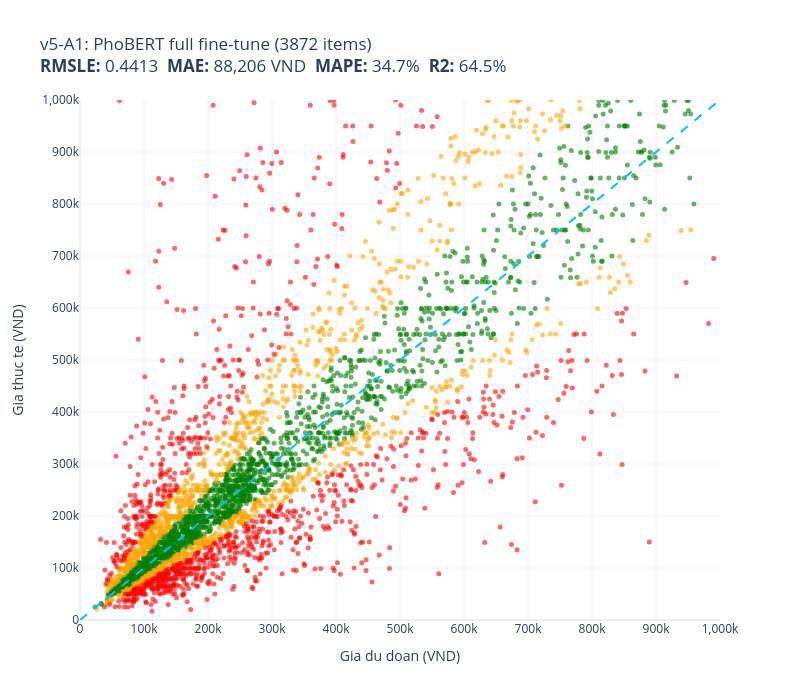
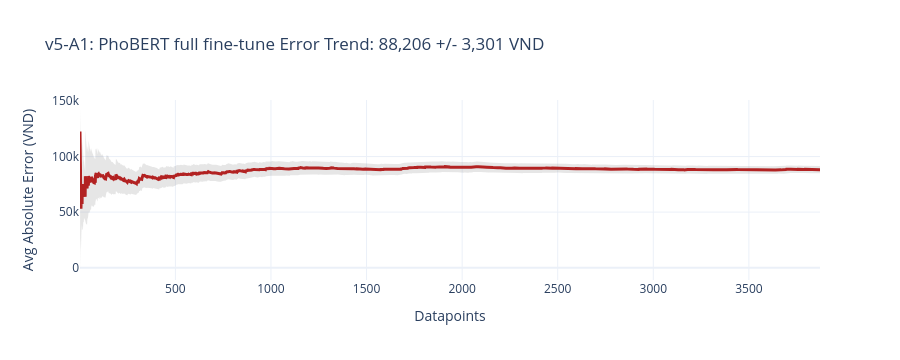
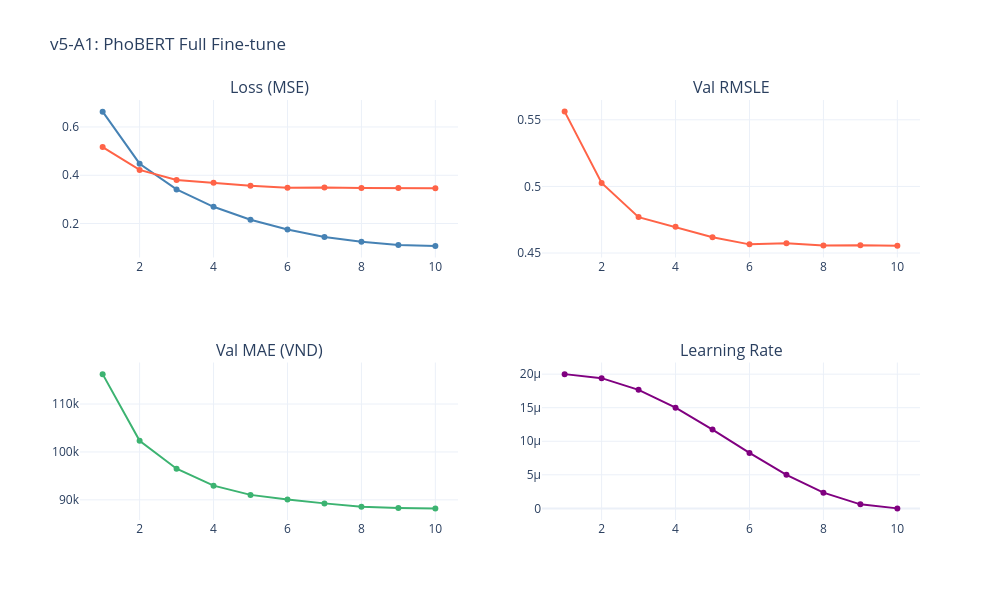

Notebook source saved alongside these figures, in order:
### Code cell
pred_a1_val = predict_phobert(model_a1, phobert_enc_val, y_mean_a1, y_std_a1, DEVICE)
pred_a1_test = predict_phobert(model_a1, phobert_enc_test, y_mean_a1, y_std_a1, DEVICE)
ALL_PREDS_VAL["v5-A1"] = pred_a1_val
ALL_PREDS_TEST["v5-A1"] = pred_a1_test

evaluate_and_store(test_prices, pred_a1_test, "v5-A1: PhoBERT full fine-tune", test_names)
if hist_a1:
    plot_phobert_history(hist_a1, "v5-A1: PhoBERT Full Fine-tune")

# Free GPU for A2
model_a1.cpu()
torch.cuda.empty_cache()


# ============================================================
# v5-A2: PhoBERT + LoRA
# ============================================================

### Figure 1 — Plotly figure (JSON) as saved in the notebook; plotly's stock layout.template omitted (floating-point values rounded to 4 significant figures; data arrays with more than 128 entries replaced by an {"elided": "..."} marker saying what was removed)
{"data": [{"customdata": {"elided": "1716x1 str values"}, "hovertemplate": "%{customdata[0]}<extra></extra>", "marker": {"color": "green", "opacity": 0.6, "size": 5}, "mode": "markers", "name": "green", "type": "scatter", "x": {"elided": "1716 float values"}, "y": {"elided": "1716 float values"}}, {"customdata": {"elided": "1075x1 str values"}, "hovertemplate": "%{customdata[0]}<extra></extra>", "marker": {"color": "orange", "opacity": 0.6, "size": 5}, "mode": "markers", "name": "orange", "type": "scatter", "x": {"elided": "1075 float values"}, "y": {"elided": "1075 float values"}}, {"customdata": {"elided": "1081x1 str values"}, "hovertemplate": "%{customdata[0]}<extra></extra>", "marker": {"color": "red", "opacity": 0.6, "size": 5}, "mode": "markers", "name": "red", "type": "scatter", "x": {"elided": "1081 float values"}, "y": {"elided": "1081 float values"}}, {"hoverinfo": "skip", "line": {"color": "deepskyblue", "dash": "dash", "width": 2}, "mode": "lines", "name": "y=x", "showlegend": false, "type": "scatter", "x": [0, 1000000], "y": [0, 1000000]}], "layout": {"height": 700, "showlegend": false, "title": {"text": "v5-A1: PhoBERT full fine-tune (3872 items)<br><b>RMSLE:</b> 0.4413  <b>MAE:</b> 88,206 VND  <b>MAPE:</b> 34.7%  <b>R2:</b> 64.5%"}, "width": 800, "xaxis": {"range": [0, 1000000], "ticktext": ["0", "100k", "200k", "300k", "400k", "500k", "600k", "700k", "800k", "900k", "1,000k"], "tickvals": [0, 100000, 200000, 300000, 400000, 500000, 600000, 700000, 800000, 900000, 1000000], "title": {"text": "Gia du doan (VND)"}}, "yaxis": {"range": [0, 1000000], "ticktext": ["0", "100k", "200k", "300k", "400k", "500k", "600k", "700k", "800k", "900k", "1,000k"], "tickvals": [0, 100000, 200000, 300000, 400000, 500000, 600000, 700000, 800000, 900000, 1000000], "title": {"text": "Gia thuc te (VND)"}}}}

### Figure 2 — Plotly figure (JSON) as saved in the notebook; plotly's stock layout.template omitted (floating-point values rounded to 4 significant figures; data arrays with more than 128 entries replaced by an {"elided": "..."} marker saying what was removed)
{"data": [{"fill": "toself", "fillcolor": "rgba(128,128,128,0.2)", "hoverinfo": "skip", "line": {"color": "rgba(255,255,255,0)"}, "showlegend": false, "type": "scatter", "x": {"elided": "7744 int values"}, "y": {"elided": "7744 float values"}}, {"line": {"color": "firebrick", "width": 3}, "mode": "lines", "name": "Cumulative Avg Error", "type": "scatter", "x": {"elided": "3872 int values"}, "y": {"elided": "3872 float values"}}], "layout": {"height": 360, "showlegend": false, "title": {"text": "v5-A1: PhoBERT full fine-tune Error Trend: 88,206 +/- 3,301 VND"}, "width": 900, "xaxis": {"title": {"text": "Datapoints"}}, "yaxis": {"ticktext": ["0", "50k", "100k", "150k"], "tickvals": [0, 50000, 100000, 150000], "title": {"text": "Avg Absolute Error (VND)"}}}}

### Figure 3 — Plotly figure (JSON) as saved in the notebook; plotly's stock layout.template omitted (floating-point values rounded to 4 significant figures)
{"data": [{"line": {"color": "steelblue"}, "name": "Train", "type": "scatter", "x": [1, 2, 3, 4, 5, 6, 7, 8, 9, 10], "xaxis": "x", "y": [0.6636, 0.4479, 0.3413, 0.2694, 0.2157, 0.1752, 0.1445, 0.1245, 0.1113, 0.1074], "yaxis": "y"}, {"line": {"color": "tomato"}, "name": "Val", "type": "scatter", "x": [1, 2, 3, 4, 5, 6, 7, 8, 9, 10], "xaxis": "x", "y": [0.5168, 0.422, 0.3801, 0.3686, 0.3565, 0.3482, 0.3495, 0.3468, 0.3472, 0.3464], "yaxis": "y"}, {"line": {"color": "tomato"}, "mode": "lines+markers", "name": "RMSLE", "type": "scatter", "x": [1, 2, 3, 4, 5, 6, 7, 8, 9, 10], "xaxis": "x2", "y": [0.5561, 0.5026, 0.477, 0.4697, 0.4619, 0.4565, 0.4574, 0.4556, 0.4559, 0.4554], "yaxis": "y2"}, {"line": {"color": "mediumseagreen"}, "mode": "lines+markers", "name": "MAE", "type": "scatter", "x": [1, 2, 3, 4, 5, 6, 7, 8, 9, 10], "xaxis": "x3", "y": [116200.0, 102300.0, 96500.0, 92960.0, 91040.0, 90050.0, 89260.0, 88570.0, 88320.0, 88220.0], "yaxis": "y3"}, {"line": {"color": "purple"}, "name": "LR", "type": "scatter", "x": [1, 2, 3, 4, 5, 6, 7, 8, 9, 10], "xaxis": "x4", "y": [2e-05, 1.94e-05, 1.766e-05, 1.5e-05, 1.174e-05, 8.264e-06, 5e-06, 2.34e-06, 6.031e-07, 0], "yaxis": "y4"}], "layout": {"annotations": [{"font": {"size": 16}, "showarrow": false, "text": "Loss (MSE)", "x": 0.225, "xanchor": "center", "xref": "paper", "y": 1, "yanchor": "bottom", "yref": "paper"}, {"font": {"size": 16}, "showarrow": false, "text": "Val RMSLE", "x": 0.775, "xanchor": "center", "xref": "paper", "y": 1, "yanchor": "bottom", "yref": "paper"}, {"font": {"size": 16}, "showarrow": false, "text": "Val MAE (VND)", "x": 0.225, "xanchor": "center", "xref": "paper", "y": 0.375, "yanchor": "bottom", "yref": "paper"}, {"font": {"size": 16}, "showarrow": false, "text": "Learning Rate", "x": 0.775, "xanchor": "center", "xref": "paper", "y": 0.375, "yanchor": "bottom", "yref": "paper"}], "height": 600, "showlegend": false, "title": {"text": "v5-A1: PhoBERT Full Fine-tune"}, "width": 1000, "xaxis": {"anchor": "y", "domain": [0, 0.45]}, "xaxis2": {"anchor": "y2", "domain": [0.55, 1]}, "xaxis3": {"anchor": "y3", "domain": [0, 0.45]}, "xaxis4": {"anchor": "y4", "domain": [0.55, 1]}, "yaxis": {"anchor": "x", "domain": [0.625, 1]}, "yaxis2": {"anchor": "x2", "domain": [0.625, 1]}, "yaxis3": {"anchor": "x3", "domain": [0, 0.375]}, "yaxis4": {"anchor": "x4", "domain": [0, 0.375]}}}
